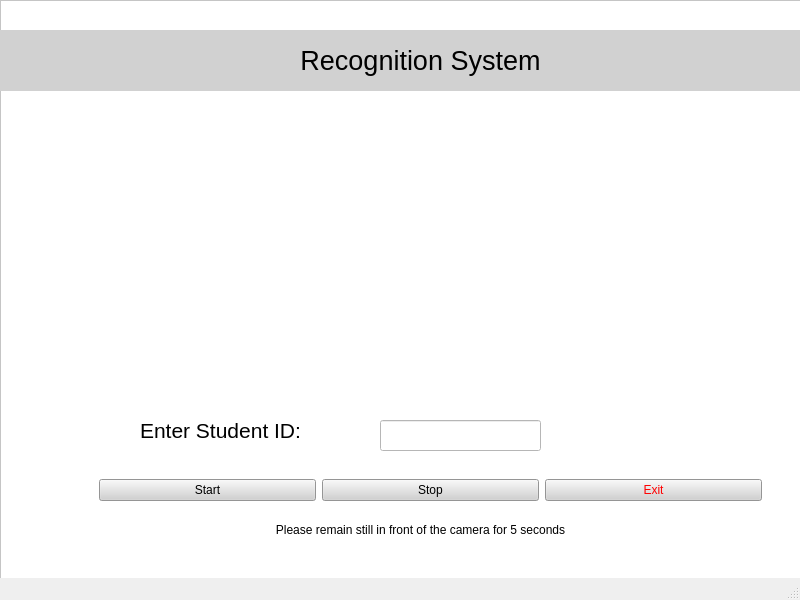
<?xml version="1.0" encoding="UTF-8"?>
<ui version="4.0">
 <class>StudentFaceRecorder</class>
 <widget class="QMainWindow" name="StudentFaceRecorder">
  <property name="geometry">
   <rect>
    <x>0</x>
    <y>0</y>
    <width>800</width>
    <height>600</height>
   </rect>
  </property>
  <property name="windowTitle">
   <string>MainWindow</string>
  </property>
  <widget class="QWidget" name="centralwidget">
   <widget class="QLabel" name="label">
    <property name="geometry">
     <rect>
      <x>0</x>
      <y>30</y>
      <width>841</width>
      <height>61</height>
     </rect>
    </property>
    <property name="styleSheet">
     <string notr="true">background-color: rgb(209, 209, 209);
font: 16pt &quot;Times New Roman&quot;;</string>
    </property>
    <property name="text">
     <string>&lt;html&gt;&lt;head/&gt;&lt;body&gt;&lt;p align=&quot;center&quot;&gt;&lt;span style=&quot; font-size:20pt;&quot;&gt;Recognition System&lt;/span&gt;&lt;/p&gt;&lt;/body&gt;&lt;/html&gt;</string>
    </property>
   </widget>
   <widget class="QLabel" name="label_3">
    <property name="geometry">
     <rect>
      <x>0</x>
      <y>510</y>
      <width>841</width>
      <height>41</height>
     </rect>
    </property>
    <property name="styleSheet">
     <string notr="true">
font: 16pt &quot;Agency FB&quot;;

</string>
    </property>
    <property name="text">
     <string>&lt;html&gt;&lt;head/&gt;&lt;body&gt;&lt;p align=&quot;center&quot;&gt;Please remain still in front of the camera for 5 seconds&lt;/p&gt;&lt;/body&gt;&lt;/html&gt;</string>
    </property>
   </widget>
   <widget class="QFrame" name="frame">
    <property name="geometry">
     <rect>
      <x>0</x>
      <y>0</y>
      <width>841</width>
      <height>991</height>
     </rect>
    </property>
    <property name="styleSheet">
     <string notr="true">background-color: rgb(255, 255, 255);</string>
    </property>
    <property name="frameShape">
     <enum>QFrame::StyledPanel</enum>
    </property>
    <property name="frameShadow">
     <enum>QFrame::Raised</enum>
    </property>
    <widget class="QLabel" name="label_2">
     <property name="geometry">
      <rect>
       <x>140</x>
       <y>410</y>
       <width>231</width>
       <height>41</height>
      </rect>
     </property>
     <property name="styleSheet">
      <string notr="true">font: 12pt &quot;Times New Roman&quot;;</string>
     </property>
     <property name="text">
      <string>&lt;html&gt;&lt;head/&gt;&lt;body&gt;&lt;p&gt;&lt;span style=&quot; font-size:16pt;&quot;&gt;Enter Student ID:&lt;/span&gt;&lt;/p&gt;&lt;/body&gt;&lt;/html&gt;</string>
     </property>
    </widget>
    <widget class="QLineEdit" name="lineEdit">
     <property name="geometry">
      <rect>
       <x>380</x>
       <y>420</y>
       <width>161</width>
       <height>31</height>
      </rect>
     </property>
    </widget>
    <widget class="QFrame" name="frame_2">
     <property name="geometry">
      <rect>
       <x>90</x>
       <y>460</y>
       <width>681</width>
       <height>61</height>
      </rect>
     </property>
     <property name="styleSheet">
      <string notr="true">font: 16pt &quot;Times New Roman&quot;;</string>
     </property>
     <property name="frameShape">
      <enum>QFrame::NoFrame</enum>
     </property>
     <layout class="QHBoxLayout" name="horizontalLayout">
      <item>
       <widget class="QPushButton" name="pushButton_3">
        <property name="styleSheet">
         <string notr="true">background-color: rgb(209, 209, 209);</string>
        </property>
        <property name="text">
         <string>Start</string>
        </property>
       </widget>
      </item>
      <item>
       <widget class="QPushButton" name="pushButton_2">
        <property name="styleSheet">
         <string notr="true">background-color: rgb(209, 209, 209);</string>
        </property>
        <property name="text">
         <string>Stop</string>
        </property>
       </widget>
      </item>
      <item>
       <widget class="QPushButton" name="pushButton">
        <property name="styleSheet">
         <string notr="true">background-color: rgb(209, 209, 209);
color: rgb(255, 0, 0);</string>
        </property>
        <property name="text">
         <string>Exit</string>
        </property>
       </widget>
      </item>
     </layout>
    </widget>
   </widget>
   <zorder>frame</zorder>
   <zorder>label</zorder>
   <zorder>label_3</zorder>
  </widget>
  <widget class="QMenuBar" name="menubar">
   <property name="geometry">
    <rect>
     <x>0</x>
     <y>0</y>
     <width>800</width>
     <height>22</height>
    </rect>
   </property>
  </widget>
  <widget class="QStatusBar" name="statusbar"/>
 </widget>
 <resources/>
 <connections/>
</ui>
